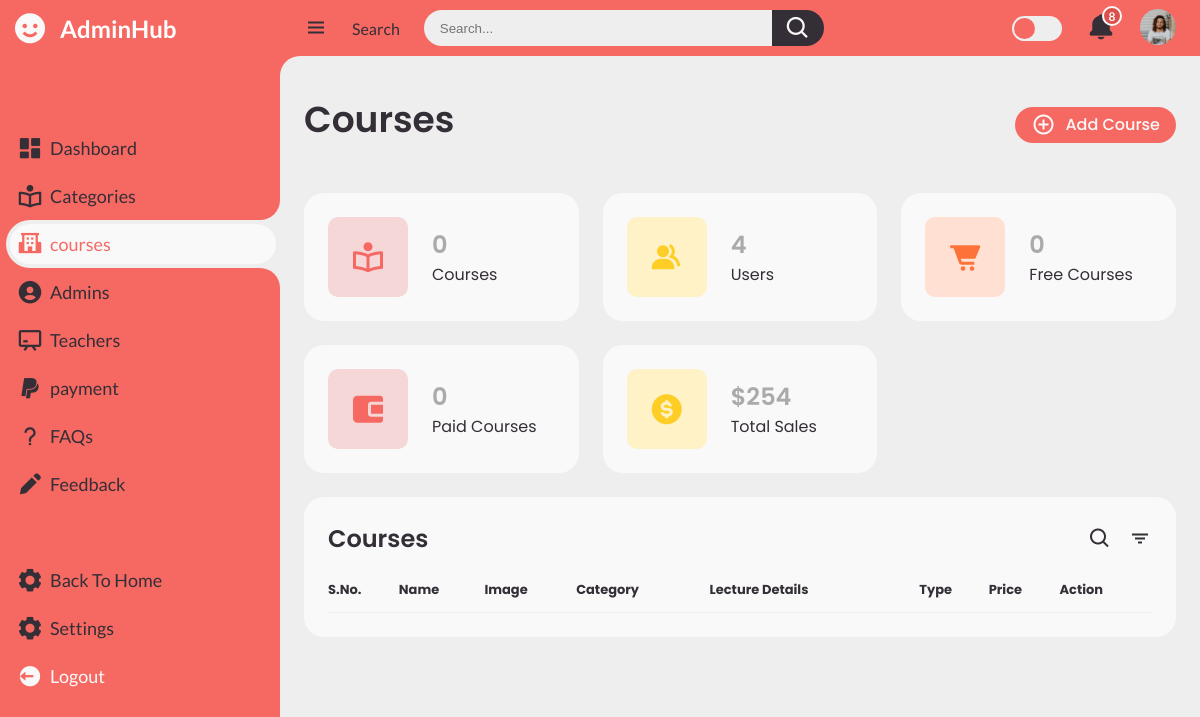
/adminpanel/courses/courses.php (signed in), run on an earlier commit of the app's database.
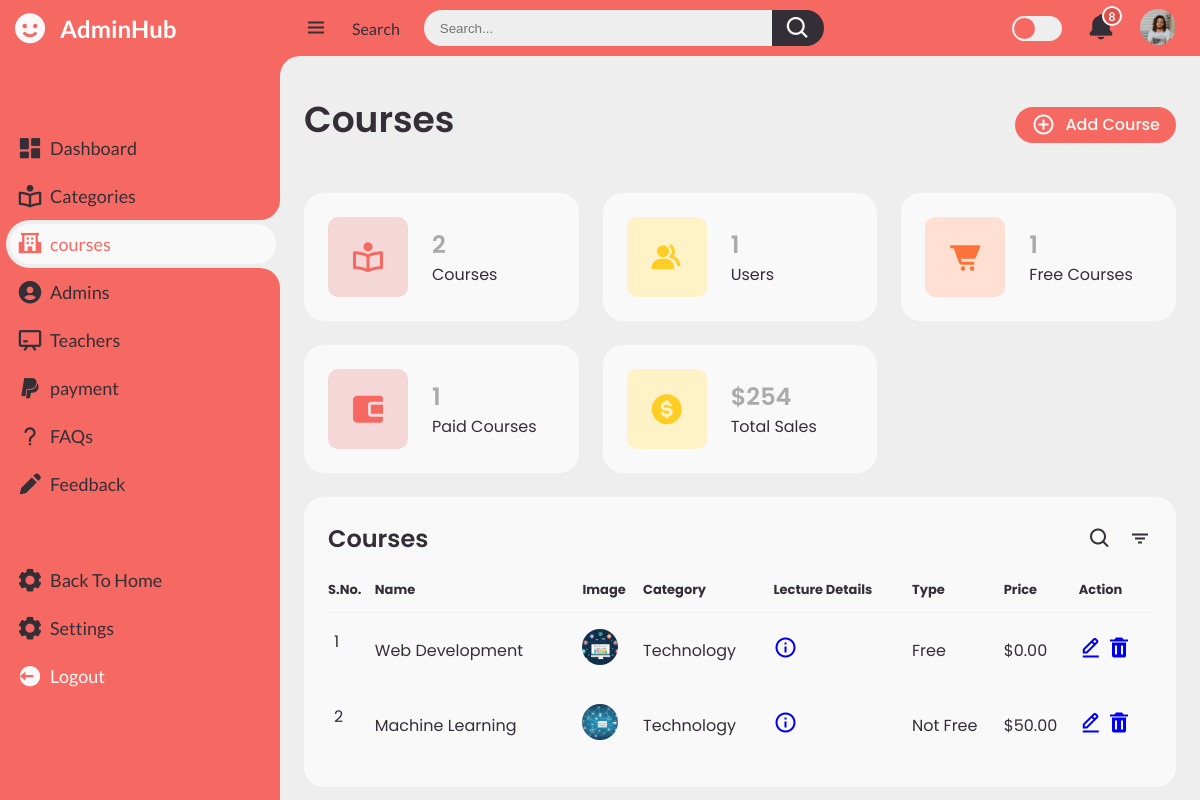
And on a later commit of the database.
### tables this page shows
CREATE TABLE `courses` (
  `id` int(11) NOT NULL,
  `title` text DEFAULT NULL,
  `category` text DEFAULT NULL,
  `description` text DEFAULT NULL,
  `video` longblob DEFAULT NULL,
  `image` longblob DEFAULT NULL,
  `price` text DEFAULT NULL,
  `type` text DEFAULT NULL,
  `courseid` text DEFAULT NULL,
  `createdat` date DEFAULT current_timestamp()
);

### adminpanel/courses/courses.php (the view, shortened to what the changed rows need)
<?php
    if($_SESSION['id'] == true){
		require_once('../config.php');
		$courses = mysqli_query($db,"SELECT * FROM `courses`");
		$courses_count = mysqli_num_rows($courses);
		$users = mysqli_query($db,"SELECT * FROM `user_form`");
		$users_count = mysqli_num_rows($users);
		$free_courses = mysqli_query($db,"SELECT * FROM `courses` WHERE type='Free'");
		$free_courses_count = mysqli_num_rows($free_courses);
		$paid_courses = mysqli_query($db,"SELECT * FROM `courses` WHERE type='Not Free'");
		$paid_courses_count = mysqli_num_rows($paid_courses);
?>
<!DOCTYPE html>
<html lang="en">
<head>
	<link href='https://unpkg.com/boxicons@2.0.9/css/boxicons.min.css' rel='stylesheet'>
	<link rel="stylesheet" href="../../css/admin.css">
</head>
<body>
	<section id="sidebar">
		<a href="#" class="brand">
			<i class='bx bxs-smile'></i>
			<span class="text" style="color:white; ">AdminHub</span>
		</a>
		<ul class="side-menu top">
			<li>
				<a href="..\admin.php">
					<i class='bx bxs-dashboard' ></i>
					<span class="text">Dashboard</span>
				</a>
			</li>
			<li>
				<a href="..\category\category.php">
					<i class='bx bx-book-reader' ></i>
					<span class="text">Categories</span>
				</a>
			</li>
			<li class="active">
				<a href="..\courses\courses.php">
					<i class='bx bxs-school'></i>
					<span class="text">courses</span>
				</a>
			</li>
			<li>
				<a href="..\admins\admins.php">
					<i class='bx bxs-user-circle'></i>
					<span class="text">Admins</span>
				</a>
			</li>
			<li>
				<a href="..\teachers\teachers.php">
					<i class='bx bx-chalkboard'></i>
					<span class="text">Teachers</span>
				</a>
			</li>
			<li>
				<a href="..\payment\payment.html">
					<i class='bx bxl-paypal'></i>
					<span class="text">payment</span>
				</a>
			</li>
			<li>
				<a href="..\faqs\faqs.php">
					<i class='bx bx-question-mark'></i>
					<span class="text">FAQs</span>
				</a>
			</li>
			<li>
				<a href="..\feedback\feedback.php">
					<i class='bx bxs-pencil'></i>
					<span class="text">Feedback</span>
				</a>
			</li>
		</ul>
		<ul class="side-menu">
			<li>
				<a href="../../index.php">
					<i class='bx bxs-cog' ></i>
					<span class="text">Back To Home</span>
				</a>
			</li>
			<li>
				<a href="#">
					<i class='bx bxs-cog' ></i>
					<span class="text">Settings</span>
				</a>
			</li>
			<li>
				<a href="../../logout.php" class="logout">
					<i class='bx bxs-log-out-circle' ></i>
					<span class="text">Logout</span>
				</a>
			</li>
		</ul>
	</section>
	<section id="content">
		<nav>
			<i class='bx bx-menu' ></i>
			<a href="#" class="nav-link">Search</a>
			<form action="#">
				<div class="form-input">
					<input type="search" placeholder="Search...">
					<button type="submit" class="search-btn"><i class='bx bx-search' ></i></button>
				</div>
			</form>
			<label for="switch-mode" class="switch-mode"></label>
			<a href="#" class="notification">
				<i class='bx bxs-bell' ></i>
				<span class="num">8</span>
			</a>
			<a href="#" class="profile">
				<img src="..\img/people.png">
			</a>
		</nav>
		<main>
			<div class="head-title">
				<div class="left">
					<h1>Courses</h1>
				</div>
				<a href="..\courses\addcourse.php" class="btn-download">
                    <i class='bx bx-plus-circle'></i>
					<span class="text">Add Course</span>
				</a>
			</div>
			<ul class="box-info">
				<li>
					<i class='bx bx-book-reader' ></i>
					<span class="text">
						<h3><?php echo $courses_count; ?></h3>
						<p>Courses</p>
					</span>
				</li>
				<li>
					<i class='bx bxs-group' ></i>
					<span class="text">
						<h3><?php echo $users_count; ?></h3>
						<p>Users</p>
					</span>
				</li>
                <li>
					<i class='bx bxs-cart-alt'></i>
					<span class="text">
						<h3><?php echo $free_courses_count; ?></h3>
						<p>Free Courses</p>
					</span>
				</li>
                <li>
                    <i class='bx bxs-wallet-alt'></i>
                    <span class="text">
						<h3><?php echo $paid_courses_count; ?></h3>
						<p>Paid Courses</p>
					</span>
				</li>
				<li>
					<i class='bx bxs-dollar-circle' ></i>
					<span class="text">
						<h3>$254</h3>
						<p>Total Sales</p>
					</span>
				</li>
			</ul>
			<div class="table-data">
				<div class="order">
					<div class="head">
						<h3>Courses </h3>
						<i class='bx bx-search' ></i>
						<i class='bx bx-filter' ></i>
					</div>
					<table>
						<thead>
							<tr>
								<th>S.No.</th>
								<th>Name</th>
								<th>Image</th>
                                <th>Category</th>
								<th>Lecture Details</th>
								<th>Type</th>
								<th>Price</th>
								<th>Action</th>
							</tr>
						</thead>
						<tbody>
							<?php
								$result = mysqli_query($db,"SELECT * FROM `courses`");
								if(!$result){
									die("Invalid Query !!!".mysqli_connect_error());
								}
								else{
									while($row = mysqli_fetch_assoc($result)){
										echo "
											<tr>
												<td><p>$row[id]</p></td>
												<td><p>$row[title]</p></td>
												<td><p><img src='../database/courses/$row[image]'></p></td>
												<td><p>$row[category]</p></td>
												<td><p><a href='./lectureDetails.php?id=$row[id]'><i class='bx bx-info-circle'></i></a></p></td>
												<td><p>$row[type]</p></td>
												<td><p>$row[price]</p></td>
												<td><a href='..\courses\courseEdit.php?id=$row[id]'><i class='bx bx-edit-alt'></i></a>
												<a href='..\courses\coursedelete.php?id=$row[id]'><i class='bx bxs-trash'></i></a>
												</td>
											</tr>
										";
									}
								}
							?>
						</tbody>
					</table>
				</div>
			</div>
		</main>
	</section>
</body>
</html>
<?php
    }
    else{
        header("Location: ../../login.php");
    }
?>

What changed in the data, as far as the page shows it:
added courses: id "1", title "Web Development", image (picture), category "Technology", type "Free", price "$0.00"
added courses: id "2", title "Machine Learning", image (picture), category "Technology", type "Not Free", price "$50.00"
Also different on the page:
$courses_count: "0" → "2"
$users_count: "4" → "1"
$free_courses_count: "0" → "1"
$paid_courses_count: "0" → "1"
